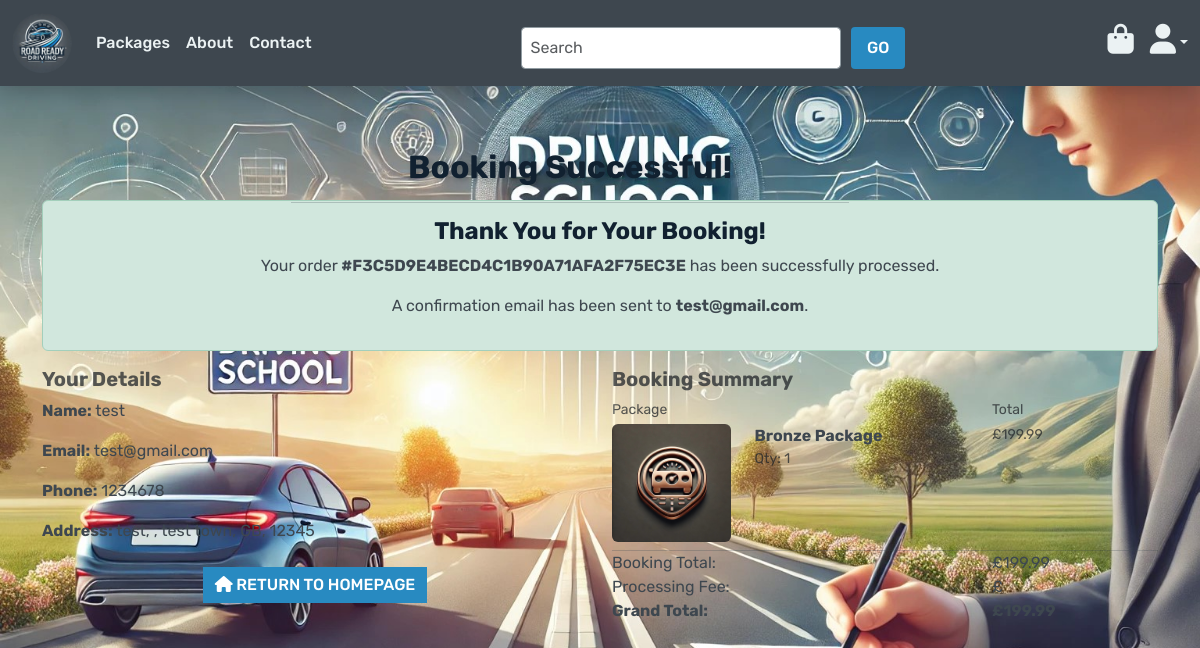
/checkout/success/F3C5D9E4BECD4C1B90A71AFA2F75EC3E/, run on the app's committed database.
### checkout/models.py (models this page shows, shortened)
class Order(models.Model):
    order_number = models.CharField(max_length=32, null=False, editable=False)
    full_name = models.CharField(max_length=50, blank=False)
    email = models.EmailField(max_length=254, blank=False)
    phone_number = models.CharField(max_length=20, blank=False)
    country = CountryField(blank_label='-- Select Country --*')
    street_address1 = models.CharField(max_length=80, blank=False)
    street_address2 = models.CharField(max_length=80, blank=True)
    town_or_city = models.CharField(max_length=40, blank=False)
    county = models.CharField(max_length=80, blank=True)
    postcode = models.CharField(max_length=20, blank=True)
    date = models.DateField(auto_now_add=True)
    order_total = models.DecimalField(max_digits=10, decimal_places=2, default=0)
    grand_total = models.DecimalField(max_digits=10, decimal_places=2, default=0)
    stripe_payment_intent_id = models.CharField(max_length=255, null=True, blank=True)

class OrderLineItem(models.Model):
    order = models.ForeignKey(Order, null=False, on_delete=models.CASCADE, related_name='lineitems')
    package = models.ForeignKey(ExternalPackage, null=False, on_delete=models.CASCADE)
    quantity = models.IntegerField(null=False, blank=False, default=1)
    lineitem_total = models.DecimalField(max_digits=6, decimal_places=2, null=False, blank=False, editable=False)

### packages/models.py (models this page shows, shortened)
class Package(models.Model):
    CATEGORY_CHOICES = [
        ('bronze', 'Bronze'),
        ('silver', 'Silver'),
        ('gold', 'Gold'),
    ]
    category = models.ForeignKey(Category, on_delete=models.CASCADE, related_name="packages")
    name = models.CharField(max_length=100, unique=True)
    icon = models.CharField(max_length=100)  # Stores the icon name like "bronze-driving-icon"
    price = models.DecimalField(max_digits=6, decimal_places=2)
    description = models.TextField()
    image_url = models.URLField(max_length=500, blank=True, null=True)  # Stores hosted image URL
    image = models.ImageField(upload_to="packages/", blank=True, null=True)  # Stores uploaded image

### checkout/views.py (the view)
# urls.py: path("success/<order_number>/", views.checkout_success, name="checkout_success"),
def checkout_success(request, order_number):
    save_info = request.session.get('save_info')
    order = get_object_or_404(Order, order_number=order_number)
    messages.success(request, f'Order successfully processed! \
        Your order number is {order_number}. A confirmation \
        email will be sent to {order.email}.')
    if 'bag' in request.session:
        del request.session['bag']
    template = 'checkout/checkout_success.html'
    context = {
        'order': order,
    }
    return render(request, template, context)

### bag/contexts.py (called while the page is built, shortened)
def bag_contents(request):
    bag_items = []
    total = 0
    package_count = 0
    bag = request.session.get('bag', {})
    context = {
        'bag_items': bag_items,
        'total': total,
        'package_count': package_count,
    }
    return context

### checkout/templates/checkout/checkout_success.html
{% extends "base.html" %}
{% load static %}
{% block extra_css %}
    <link rel="stylesheet" href="{% static 'checkout/css/checkout.css' %}">
{% endblock %}
{% block page_header %}
    <div class="container header-container">
        <div class="row">
            <div class="col text-center mt-5">
                <h2 class="logo-font">Booking Successful!</h2>
                <hr class="mx-auto w-50 mb-4">
            </div>
        </div>
    </div>
{% endblock %}
{% block content %}
    <div class="container">
        <div class="row">
            <div class="col text-center">
                <div class="alert alert-success">
                    <h4 class="font-weight-bold">Thank You for Your Booking!</h4>
                    <p>Your order <strong>#{{ order.order_number }}</strong> has been successfully processed.</p>
                    <p>A confirmation email has been sent to <strong>{{ order.email }}</strong>.</p>
                </div>
            </div>
        </div>
        <div class="row">
            <div class="col-12 col-lg-6 order-lg-last mb-5">
                <h5 class="text-muted">Booking Summary</h5>
                <div class="row">
                    <div class="col-8">
                        <p class="mb-1 mt-0 small text-muted">Package</p>
                    </div>
                    <div class="col-4 text-right">
                        <p class="mb-1 mt-0 small text-muted">Total</p>
                    </div>
                </div>
                {% for item in order.lineitems.all %}
                    <div class="row">
                        <div class="col-3 mb-2">
                            <a href="{% url 'package_detail' item.package.id %}">
                                {% if item.package.image %}
                                    <img class="img-fluid rounded" src="{{ item.package.image.url }}" alt="{{ item.package.name }}">
                                {% else %}
                                    <img class="img-fluid rounded" src="{{ MEDIA_URL }}noimage.png" alt="{{ item.package.name }}">
                                {% endif %}
                            </a>
                        </div>
                        <div class="col-5">
                            <p class="my-0"><strong>{{ item.package.name }}</strong></p>
                            <p class="my-0 small text-muted">Qty: {{ item.quantity }}</p>
                        </div>
                        <div class="col-4 text-right">
                            <p class="my-0 small text-muted">£{{ item.lineitem_total|floatformat:2 }}</p>
                        </div>
                    </div>
                {% endfor %}
                <hr class="my-0">
                <div class="row text-black text-right">
                    <div class="col-8">
                        <p class="my-0">Booking Total:</p>
                        <p class="my-0">Processing Fee:</p>
                        <p class="my-0"><strong>Grand Total:</strong></p>
                    </div>
                    <div class="col-4">
                        <p class="my-0">£{{ order.order_total|floatformat:2 }}</p>
                        <p class="my-0">£{{ processing_fee|floatformat:2 }}</p>
                        <p class="my-0"><strong>£{{ order.grand_total|floatformat:2 }}</strong></p>
                    </div>
                </div>
            </div>
            <div class="col-12 col-lg-6">
                <h5 class="text-muted">Your Details</h5>
                <p><strong>Name:</strong> {{ order.full_name }}</p>
                <p><strong>Email:</strong> {{ order.email }}</p>
                <p><strong>Phone:</strong> {{ order.phone_number }}</p>
                <p><strong>Address:</strong> {{ order.street_address1 }}, {{ order.street_address2 }}, {{ order.town_or_city }}, {{ order.country }}, {{ order.postcode }}</p>
                <div class="text-center mt-4">
                    <a href="{% url 'home' %}" class="btn btn-primary rounded-0">
                        <i class="fas fa-home"></i> Return to Homepage
                    </a>
                </div>
            </div>
        </div>
    </div>
{% endblock %}

### staticfiles/static/css/base.css (style rules this page uses)
html, body { height: 100%; font-family: 'Rubik', sans-serif; color: #3E474F; }
body { background: url("/static/media/background-image.jpg") no-repeat center center fixed; background-size: cover; height: calc(100vh - 164px); padding-top: 100px; }
h1, h2, h3, h4, h5, h6 { font-family: 'Rubik', sans-serif; font-weight: 700; color: #112130; }
p { font-weight: 400; color: #3E474F; }
.logo-font { color: #112130 !important; font-weight: 700; text-shadow: 2px 2px 5px rgba(0, 0, 0, 0.2); }
.btn { font-family: 'Rubik', sans-serif; font-weight: 500; text-transform: uppercase; }
.btn-primary { background-color: #288AC1; color: white; border: none; transition: 0.3s ease-in-out; }
.logo-font { text-align: center; font-weight: bold; color: #333; }
.header-container { position: absolute; top: 0; width: 100%; z-index: 1050; margin-top: 0; margin-bottom: 50px; }
.container { padding-top: 100px; }

### data on the page
Order: order_number "F3C5D9E4BECD4C1B90A71AFA2F75EC3E", email "test@gmail.com", order_total "199.99", grand_total "199.99", full_name "test", phone_number "1234678", street_address1 "test", town_or_city "test town", country "GB", postcode "12345"
OrderLineItem: package.image (picture), package.name "Bronze Package", quantity "1", lineitem_total "199.99"
